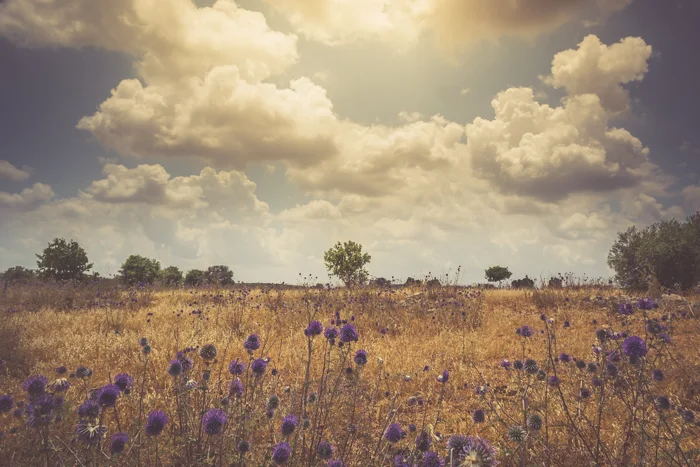
#> input picture _low_color.webp, 700 x 467 px
$ python -i L0006_original.py   (imports and definitions only)
#> lines starting #> are read from the running program, lines starting #| are printed output that depends on the picture
import cv2
import numpy as np

# [40 lines left out: function task1, not called in this run]

def task0(path_image):
#> called with path_image = '_low_color.webp'
    image = cv2.imread(path_image)
#> image is the input picture: shape (467, 700, 3); mean B, G, R 114.7, 136.5, 157.1

    image_rgb = cv2.cvtColor(image, cv2.COLOR_BGR2RGB)
    image_hsv = cv2.cvtColor(image, cv2.COLOR_BGR2HSV)
#> image_hsv: shape (467, 700, 3); mean H, S, V 32.3, 71.3, 157.5
    image_lab = cv2.cvtColor(image, cv2.COLOR_BGR2LAB)
#> image_lab: shape (467, 700, 3); mean of channels 0, 1, 2 147.4, 132.8, 142.4
    image_ycrcb = cv2.cvtColor(image, cv2.COLOR_BGR2YCrCb)
#> image_ycrcb: shape (467, 700, 3); mean of channels 0, 1, 2 140.2, 140.1, 113.6

    height, width, _ = image.shape
#> height = 467; width = 700
    view_factor = 3
    resized_height = height // view_factor
#> resized_height = 155
    resized_width = width // view_factor
#> resized_width = 233

    mosaic = np.concatenate((
        cv2.resize(image_rgb, (resized_width, resized_height)),
        cv2.resize(image_hsv, (resized_width, resized_height)),
        cv2.resize(image_lab, (resized_width, resized_height)),
        cv2.resize(image_ycrcb, (resized_width, resized_height))
    ), axis=1)
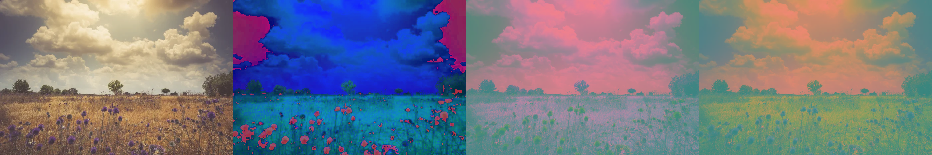
#> mosaic: shape (155, 932, 3); mean R, G, B 119.1, 120.1, 132

    cv2.imshow('ColorSpaces (rgb, hsv, lab, ycrcb)', mosaic)
    cv2.waitKey(0)
    cv2.destroyAllWindows()
    return

def task2(path_image):
    #TODO
    return

# [8 lines left out: function task3_1, not called in this run]

def task3(path_image):
    #TODO
    return


# [10 lines left out: function draw_rectangle, not called in this run]


# [5 lines not run here, left out]

>>> result = task0('_low_color.webp')

$ run again, on _color.jpg
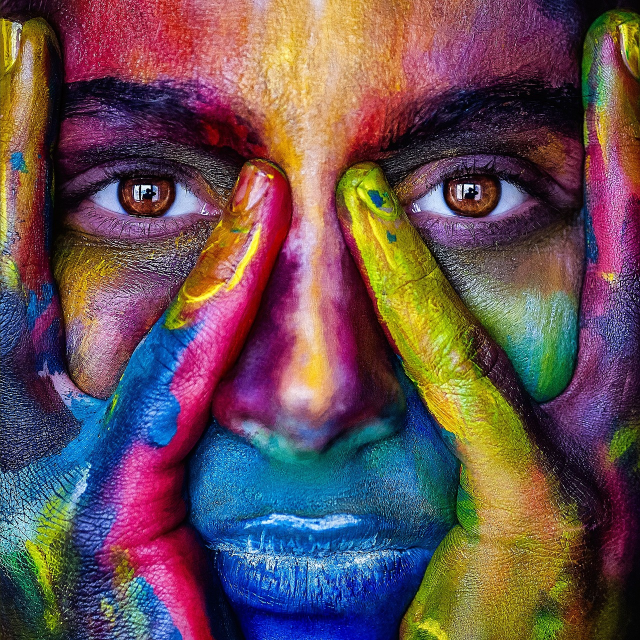
#> input picture _color.jpg, 1280 x 1280 px (shown at 1/2 size)
#> in task0, image is the input picture: shape (1280, 1280, 3); mean B, G, R 84.4, 79.6, 103.2
#> image_hsv: shape (1280, 1280, 3); mean H, S, V 97.6, 173.4, 129.8
#> image_lab: shape (1280, 1280, 3); mean of channels 0, 1, 2 96.2, 142.7, 130.4
#> image_ycrcb: shape (1280, 1280, 3); mean of channels 0, 1, 2 87.2, 139.4, 126.4
#> in task0, `mosaic = np.concatenate(( cv2.resize(image_rgb, (resized_width, resize..`:
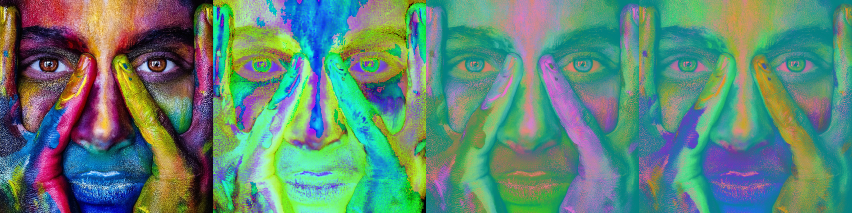
#> mosaic: shape (426, 1704, 3) (shown at 1/2 size); mean R, G, B 95.9, 133.7, 117.6

$ run again, on Chess_board.jpg
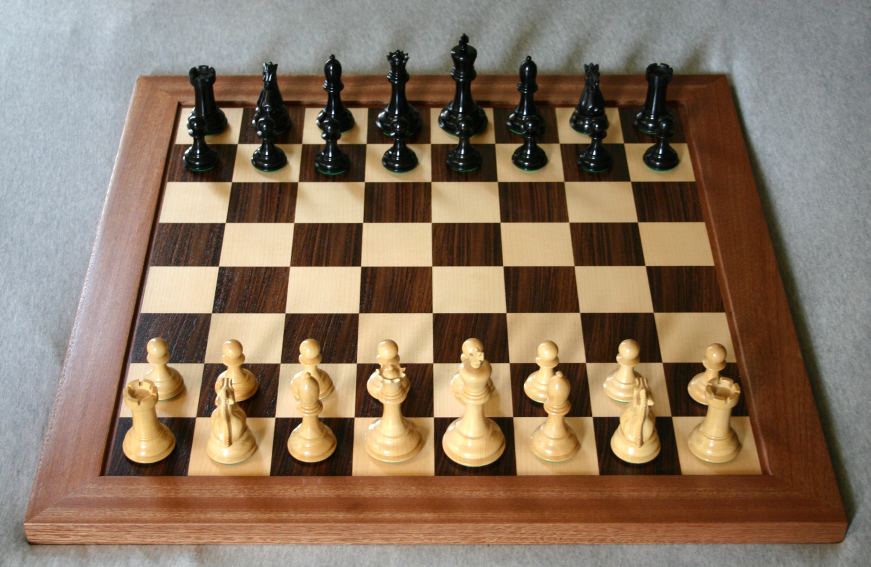
#> input picture Chess_board.jpg, 2611 x 1699 px (shown at 1/3 size)
#> in task0, image is the input picture: shape (1699, 2611, 3); mean B, G, R 97.9, 117.7, 137.7
#> image_hsv: shape (1699, 2611, 3); mean H, S, V 38.5, 98.6, 140.8
#> image_lab: shape (1699, 2611, 3); mean of channels 0, 1, 2 127.5, 134, 142.3
#> image_ycrcb: shape (1699, 2611, 3); mean of channels 0, 1, 2 121.4, 139.6, 114.7
#> in task0, `mosaic = np.concatenate(( cv2.resize(image_rgb, (resized_width, resize..`:
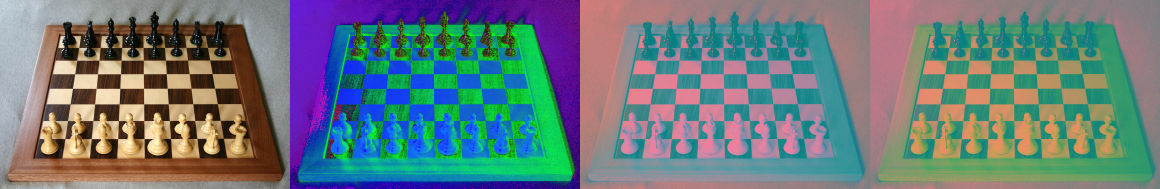
#> mosaic: shape (566, 3480, 3) (shown at 1/3 size); mean R, G, B 106.2, 122.4, 123.8
